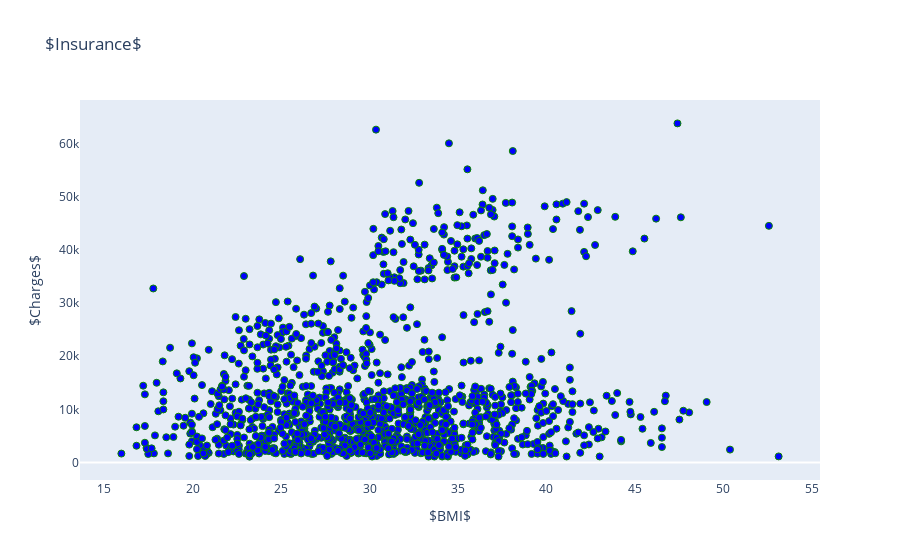

The code cell stored with this chart in its notebook:
### Code cell
data = [go.Scatter(
x = insurance.bmi,
y = insurance.charges,
mode = 'markers',
marker = dict(size = 7,
color = 'blue',
symbol = 'circle',
line = dict(width = 1,color = '#0E8700')
)
)
]
layout = go.Layout(
title = '$Insurance$', # Chart Title
xaxis = dict(title = '$BMI$',showgrid=False,showline=False), # x-axis label
yaxis = dict(title = '$Charges$',showgrid=False,showline=False), # y-axis label
)
fig = go.Figure(data=data, layout=layout)
iplot(fig)

### Figure 1 — Plotly figure (JSON) as saved in the notebook; plotly's stock layout.template omitted (floating-point values rounded to 4 significant figures; data arrays with more than 128 entries replaced by an {"elided": "..."} marker saying what was removed)
{"data": [{"marker": {"color": "blue", "line": {"color": "#0E8700", "width": 1}, "size": 7, "symbol": "circle"}, "mode": "markers", "type": "scatter", "x": {"elided": "1338 float values"}, "y": {"elided": "1338 float values"}}], "layout": {"title": {"text": "$Insurance$"}, "xaxis": {"showgrid": false, "showline": false, "title": {"text": "$BMI$"}}, "yaxis": {"showgrid": false, "showline": false, "title": {"text": "$Charges$"}}}}
